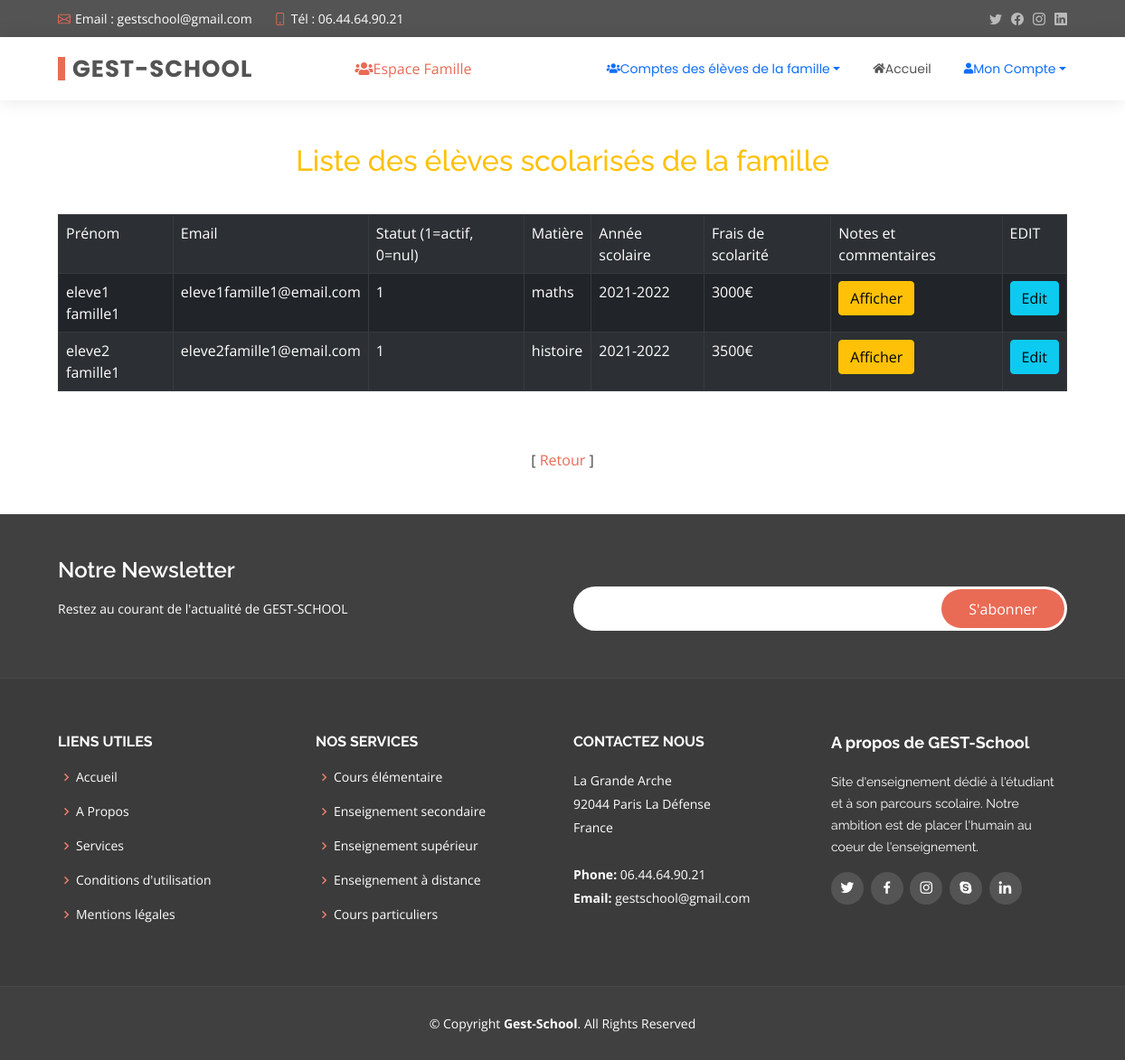
The app's page /listeelevefamille.php (signed in) with its own data.
### tables this page shows
CREATE TABLE `p2_g3_comptes` (
  `id` int(11) NOT NULL,
  `username` varchar(50) NOT NULL,
  `email` varchar(50) NOT NULL,
  `type` varchar(50) NOT NULL,
  `password` varchar(100) NOT NULL,
  `status` tinyint(4) NOT NULL DEFAULT '1',
  `famille_id` int(11) DEFAULT NULL,
  `eleve_id` int(11) DEFAULT NULL,
  `enseignant_id` int(11) DEFAULT NULL
);

CREATE TABLE `p2_g3_cursus` (
  `idCursus` int(11) NOT NULL,
  `matiere` varchar(50) NOT NULL,
  `annee` varchar(100) NOT NULL,
  `frais` varchar(100) NOT NULL,
  `enseignant_id` int(11) DEFAULT NULL
);

### listeelevefamille.php (the view, shortened to what this page needs)
<?php
include 'functions.php';
$famille_id = $_SESSION['famille_id'];
?>
<?= template_header('Liste élèves famille scolarisés') ?>
<?php
require_once "connexion.php";
$select_stmt = $db->prepare("SELECT * FROM p2_g3_comptes JOIN p2_g3_eleve ON p2_g3_comptes.eleve_id=p2_g3_eleve.idEleve JOIN p2_g3_cursus ON p2_g3_eleve.cursus_id=p2_g3_cursus.idCursus WHERE p2_g3_eleve.famille_id=$famille_id");
$select_stmt->execute();
?>
<div class="container">
    <h2 class="text-warning text-center mt-5 mb-3">Liste des élèves scolarisés de la famille</h2>
    <br>
    <?php
    if ($select_stmt->rowCount() > 0) {
    ?>
        <table class="table table-bordered table-striped table-dark table-hover bg-light">
            <tr>
                <td>Prénom</td>
                <td>Email</td>
                <td>Statut (1=actif, 0=nul)</td>
                <td>Matière</td>
                <td>Année scolaire</td>
                <td>Frais de scolarité</td>
                <td>Notes et commentaires</td>
                <td width="70px">EDIT</td>
            </tr>
            <?php
            while ($row = $select_stmt->fetch(PDO::FETCH_ASSOC)) {
                echo "<form action='' method='POST'>";
                echo "<tr>";
                echo "<td>" . $row['username'] . "</td>";
                echo "<td>" . $row['email'] . "</td>";
                echo "<td>" . $row['status'] . "</td>";
                echo "<td>" . $row['matiere'] . "</td>";
                echo "<td>" . $row['annee'] . "</td>";
                echo "<td>" . $row['frais'] . "</td>";
                echo "<td><a href='affichenotesfamille.php?id=" . $row['eleve_id'] . "' class='btn btn-warning'>Afficher</a></td>";
                echo "<td><a href='editcompte.php?id=" . $row['id'] . "' class='btn btn-info'>Edit</a></td>";
                echo "</tr>";
                echo "</form>";
            }
            ?>
        </table>
</div>
<br><br>
<?php
    } else {
        echo ".<br><br><div class='text-center text-danger'><p>Aucun élève inscrit !</p></div></div>";
    }
?>
<div class="text-center"> [ <a href="indexfamille.php">Retour</a> ] </div>
<br><br>
</body>
</html>
<?= template_footer() ?>

### assets/css/style.css (style rules this page uses)
body { font-family: "Open Sans", sans-serif; color: #444444; }
a { color: #e96b56; text-decoration: none; }
h1, h2, h3, h4, h5, h6 { font-family: "Raleway", sans-serif; }

### records on screen
p2_g3_comptes: username "eleve1 famille1", email "eleve1famille1@email.com", status "1", p2_g3_cursus.matiere "maths", p2_g3_cursus.annee "2021-2022", p2_g3_cursus.frais "3000€"
p2_g3_comptes: username "eleve2 famille1", email "eleve2famille1@email.com", status "1", p2_g3_cursus.matiere "histoire", p2_g3_cursus.annee "2021-2022", p2_g3_cursus.frais "3500€"
